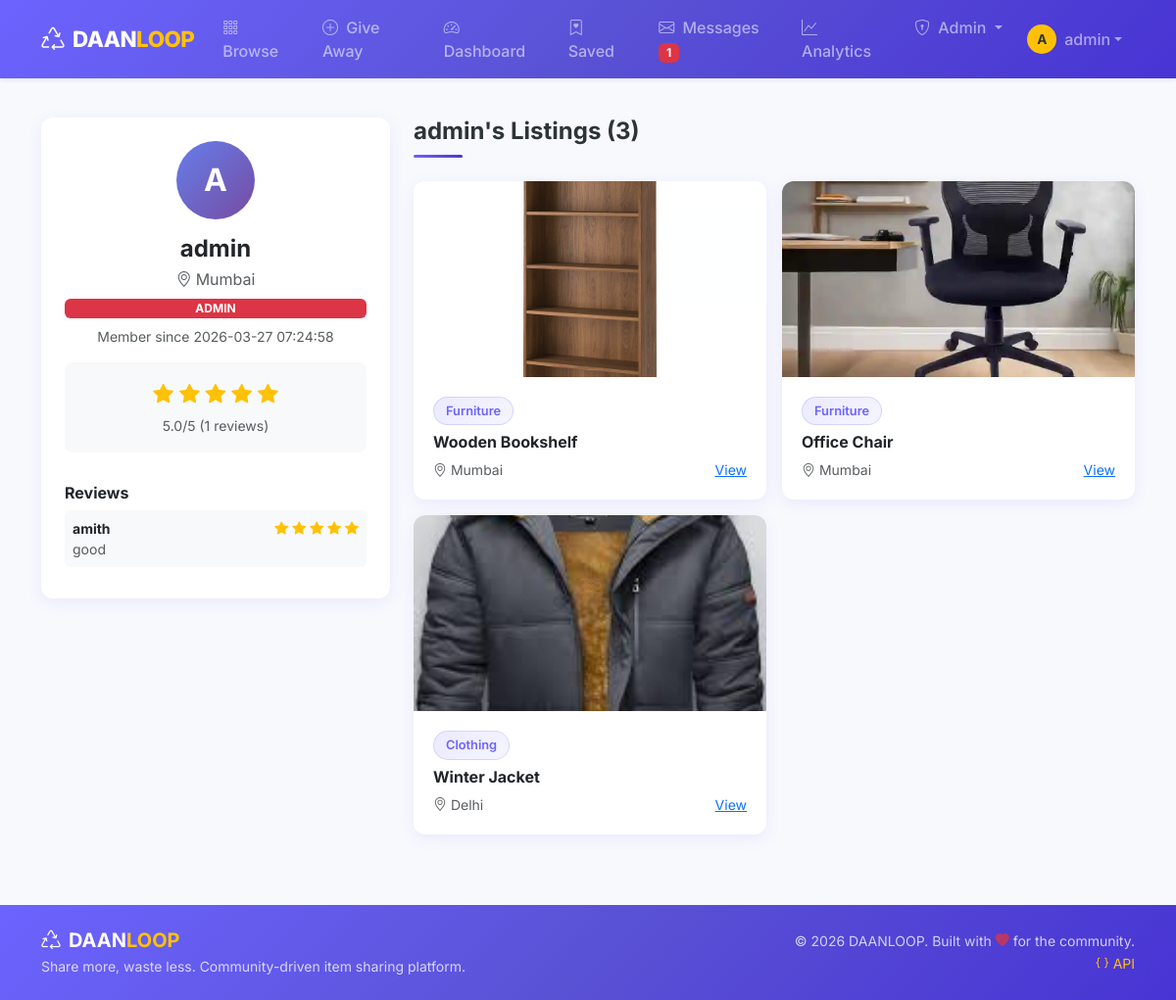
The app's page /user/1 (signed in) with its own data.
### tables this page shows
CREATE TABLE users (
            id INTEGER PRIMARY KEY AUTOINCREMENT,
            username TEXT UNIQUE NOT NULL,
            email TEXT UNIQUE NOT NULL,
            password_hash TEXT NOT NULL,
            role TEXT DEFAULT 'user' CHECK(role IN ('user', 'admin')),
            city TEXT DEFAULT '',
            avatar TEXT DEFAULT '',
            created_at TIMESTAMP DEFAULT CURRENT_TIMESTAMP
        );

CREATE TABLE ratings (
            id INTEGER PRIMARY KEY AUTOINCREMENT,
            rater_id INTEGER NOT NULL,
            rated_user_id INTEGER NOT NULL,
            rating INTEGER NOT NULL CHECK(rating >= 1 AND rating <= 5),
            review TEXT DEFAULT '',
            created_at TIMESTAMP DEFAULT CURRENT_TIMESTAMP,
            FOREIGN KEY (rater_id) REFERENCES users(id),
            FOREIGN KEY (rated_user_id) REFERENCES users(id),
            UNIQUE(rater_id, rated_user_id)
        );

CREATE TABLE listings (
            id INTEGER PRIMARY KEY AUTOINCREMENT,
            title TEXT NOT NULL,
            description TEXT NOT NULL,
            category TEXT NOT NULL,
            city TEXT NOT NULL,
            location TEXT DEFAULT '',
            condition TEXT DEFAULT 'Good',
            contact_number TEXT DEFAULT '',
            image_path TEXT DEFAULT '',
            owner_id INTEGER NOT NULL,
            status TEXT DEFAULT 'active' CHECK(status IN ('active','soft_deleted','claimed')),
            created_at TIMESTAMP DEFAULT CURRENT_TIMESTAMP,
            FOREIGN KEY (owner_id) REFERENCES users(id)
        );

### sprint1/auth.py (the view)
@auth_bp.route('/user/<int:user_id>')
def public_profile(user_id):
    user = get_user_by_id(user_id)
    if not user:
        flash('User not found.', 'warning')
        return redirect(url_for('sprint1_listings.browse'))
    from models.listing_model import get_listings
    listings, total, _ = get_listings(owner_id=user_id, per_page=100, status='active')
    return render_template('sprint1/public_profile.html', profile_user=user, listings=listings, total=total)

### database.py (called while the page is built)
def get_db():
    db = sqlite3.connect(Config.DATABASE)
    db.row_factory = sqlite3.Row
    db.execute("PRAGMA foreign_keys = ON")
    return db

### models/message_model.py (called while the page is built)
def count_unread(user_id):
    db = get_db()
    result = db.execute(
        "SELECT COUNT(*) as cnt FROM messages WHERE receiver_id = ? AND is_read = 0",
        (user_id,)
    ).fetchone()
    close_db(db)
    return result['cnt']

### models/rating_model.py (called while the page is built)
def get_average_rating(user_id):
    db = get_db()
    result = db.execute(
        'SELECT AVG(rating) as avg_rating, COUNT(*) as cnt FROM ratings WHERE rated_user_id = ?',
        (user_id,)
    ).fetchone()
    close_db(db)
    avg = result['avg_rating']
    return round(avg, 1) if avg else 0, result['cnt']

def get_user_rating(rater_id, rated_user_id):
    db = get_db()
    result = db.execute(
        'SELECT * FROM ratings WHERE rater_id = ? AND rated_user_id = ?',
        (rater_id, rated_user_id)
    ).fetchone()
    close_db(db)
    return result

def get_ratings_for_user(user_id):
    db = get_db()
    rows = db.execute('''
        SELECT r.*, u.username as rater_name
        FROM ratings r
        JOIN users u ON r.rater_id = u.id
        WHERE r.rated_user_id = ?
        ORDER BY r.created_at DESC
    ''', (user_id,)).fetchall()
    close_db(db)
    return rows

### models/user_model.py (called while the page is built)
def get_user_by_id(user_id):
    db = get_db()
    user = db.execute('SELECT * FROM users WHERE id = ?', (user_id,)).fetchone()
    close_db(db)
    return user

### templates/sprint1/public_profile.html (shortened to what this page needs)
{% extends "base.html" %}
{% block content %}
<div class="row g-4">
    <div class="col-lg-4">
        <div class="card text-center p-4">
            <div class="mx-auto mb-3" style="width: 80px; height: 80px; border-radius: 50%; background: var(--gradient-cool); display: flex; align-items: center; justify-content: center; color: white; font-size: 2rem; font-weight: 700;">
                {{ profile_user.username[0]|upper }}
            </div>
            <h4 class="fw-bold mb-1">{{ profile_user.username }}</h4>
            <p class="text-muted mb-2"><i class="bi bi-geo-alt me-1"></i>{{ profile_user.city or 'Unknown' }}</p>
            <span class="badge {% if profile_user.role == 'admin' %}bg-danger{% else %}bg-primary{% endif %} mb-2">{{ profile_user.role|upper }}</span>
            <p class="small text-muted">Member since {{ profile_user.created_at }}</p>
            {% if config.SPRINT2 %}
            <div class="bg-light rounded-3 p-3 mb-3">
                <div class="star-rating mb-1">
                    {% for i in range(1, 6) %}
                    <i class="bi {% if i <= avg_rating|default(0) %}bi-star-fill{% else %}bi-star{% endif %}"></i>
                    {% endfor %}
                </div>
                <small class="text-muted">{{ avg_rating|default(0) }}/5 ({{ rating_count|default(0) }} reviews)</small>
            </div>
            {% if ratings %}
            <div class="mt-3 text-start">
                <h6 class="fw-bold mb-2">Reviews</h6>
                {% for r in ratings %}
                <div class="bg-light rounded p-2 mb-2 small">
                    <div class="d-flex justify-content-between">
                        <strong>{{ r.rater_name }}</strong>
                        <span class="text-warning">
                            {% for i in range(r.rating) %}
                            <i class="bi bi-star-fill"></i>
                            {% endfor %}
                        </span>
                    </div>
                    {% if r.review %}
                    <p class="mb-0 text-muted">{{ r.review }}</p>
                    {% endif %}
                </div>
                {% endfor %}
            </div>
            {% endif %}
            {% endif %}
        </div>
    </div>
    <div class="col-lg-8">
        <h4 class="section-title mb-4">{{ profile_user.username }}'s Listings ({{ total }})</h4>
        <div class="row g-3">
            {% for listing in listings %}
            <div class="col-md-6">
                <div class="card listing-card h-100">
                    {% if listing.image_path %}
                    <img src="{{ url_for('static', filename=listing.image_path) }}" class="card-img-top" alt="{{ listing.title }}">
                    {% else %}
                    <div class="img-placeholder" style="height: 140px;"><i class="bi bi-image"></i></div>
                    {% endif %}
                    <div class="card-body">
                        <span class="category-badge small mb-2 d-inline-block">{{ listing.category }}</span>
                        <h6 class="fw-bold">{{ listing.title }}</h6>
                        <div class="d-flex justify-content-between">
                            <small class="text-muted"><i class="bi bi-geo-alt"></i> {{ listing.city }}</small>
                            <a href="{{ url_for('sprint1_listings.view_listing', listing_id=listing.id) }}" class="small">View</a>
                        </div>
                    </div>
                </div>
            </div>
            {% endfor %}
        </div>
    </div>
</div>
{% endblock %}

### static/css/style.css (style rules this page uses)
:root { --primary: #6C63FF; --primary-dark: #5A52D5; --secondary: #FF6B6B; --accent: #FFC107; --success: #2ECC71; --dark: #2D3436; --light-bg: #F8F9FD; --card-shadow: 0 4px 15px rgba(108, 99, 255, 0.1); --card-hover-shadow: 0 8px 25px rgba(108, 99, 255, 0.2); --gradient-primary: linear-gradient(135deg, #6C63FF 0%, #5A52D5 50%, #4834D4 100%); --gradient-hero: linear-gradient(135deg, #6C63FF 0%, #A855F7 50%, #EC4899 100%); --gradient-warm: linear-gradient(135deg, #FF6B6B 0%, #FF8E53 100%); --gradient-cool: linear-gradient(135deg, #667EEA 0%, #764BA2 100%); --border-radius: 12px; }
body { font-family: 'Inter', -apple-system, BlinkMacSystemFont, sans-serif; background-color: var(--light-bg); color: var(--dark); min-height: 100vh; display: flex; flex-direction: column; }
.card { border: none; border-radius: var(--border-radius); box-shadow: var(--card-shadow); transition: all 0.3s ease; overflow: hidden; }
.card-img-top { height: 200px; object-fit: cover; }
.listing-card .card-body { padding: 1.25rem; }
.star-rating { color: #ddd; font-size: 1.3rem; }
.star-rating .bi-star-fill { color: var(--accent); }
.category-badge { background: linear-gradient(135deg, #6C63FF22, #6C63FF11); color: var(--primary); border: 1px solid #6C63FF33; border-radius: 20px; padding: 0.25rem 0.75rem; font-size: 0.8rem; font-weight: 600; }
.section-title { font-weight: 700; position: relative; padding-bottom: 0.75rem; }
.section-title::after { content: ''; position: absolute; bottom: 0; left: 0; width: 50px; height: 3px; background: var(--gradient-primary); border-radius: 2px; }
.listing-card { animation: fadeInUp 0.4s ease-out; }

### records on screen
users: username "A", username "admin", city "Mumbai", role "ADMIN", created_at "2026-03-27 07:24:58"
ratings: rater_name "amith", rating 5 (drawn), review "good"
listings: image_path (picture), category "Furniture", title "Wooden Bookshelf", city "Mumbai"
listings: image_path (picture), category "Furniture", title "Office Chair", city "Mumbai"
listings: image_path (picture), category "Clothing", title "Winter Jacket", city "Delhi"

### other values on screen
{{ unread_count }} "1"
{{ session.username[0]|upper }} "A"
{{ session.username }} "admin"
{{ avg_rating|default(0) }} "5.0"
{{ rating_count|default(0) }} "1"
{{ total }} "3"
